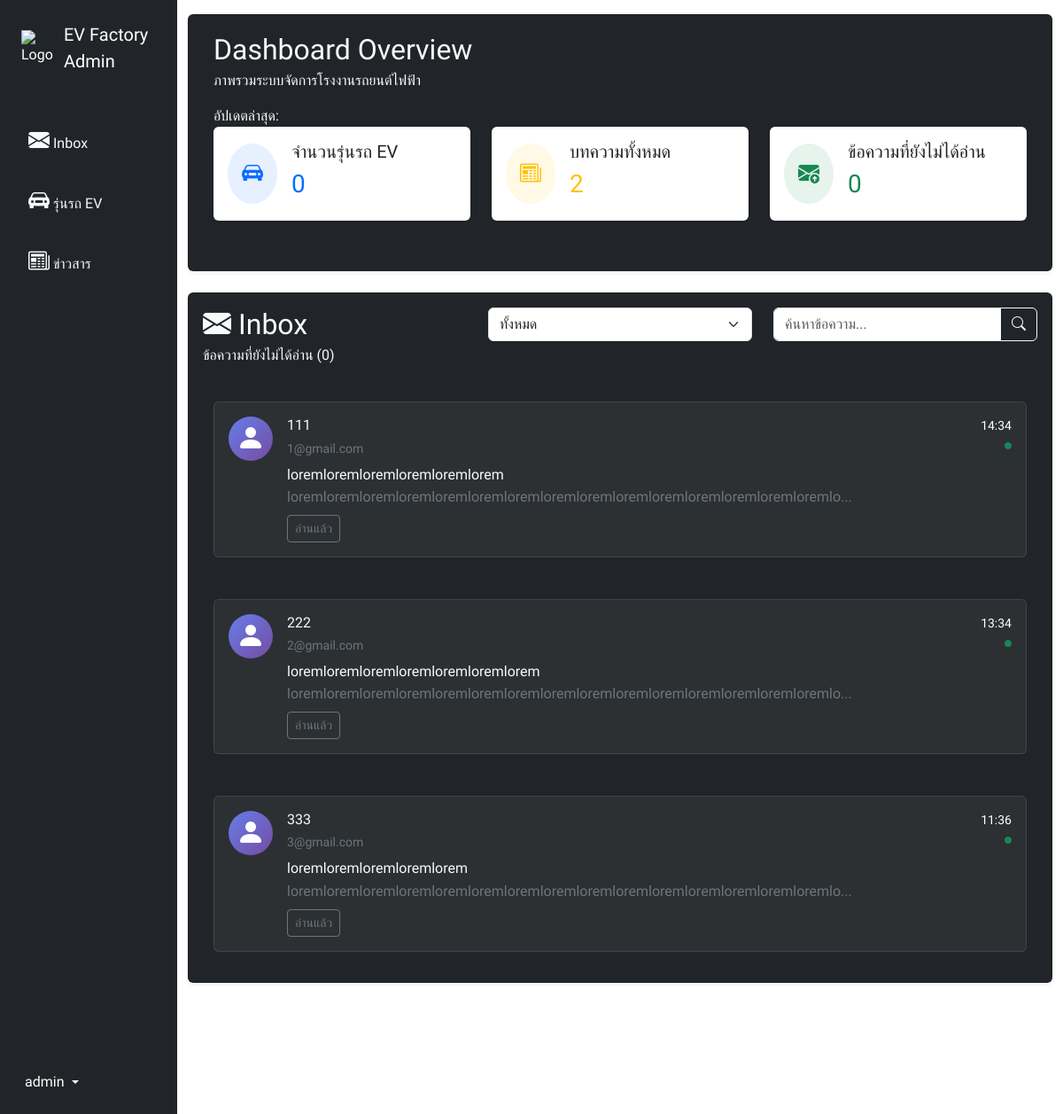
/admin/ (signed in), run on an earlier commit of the app's database.
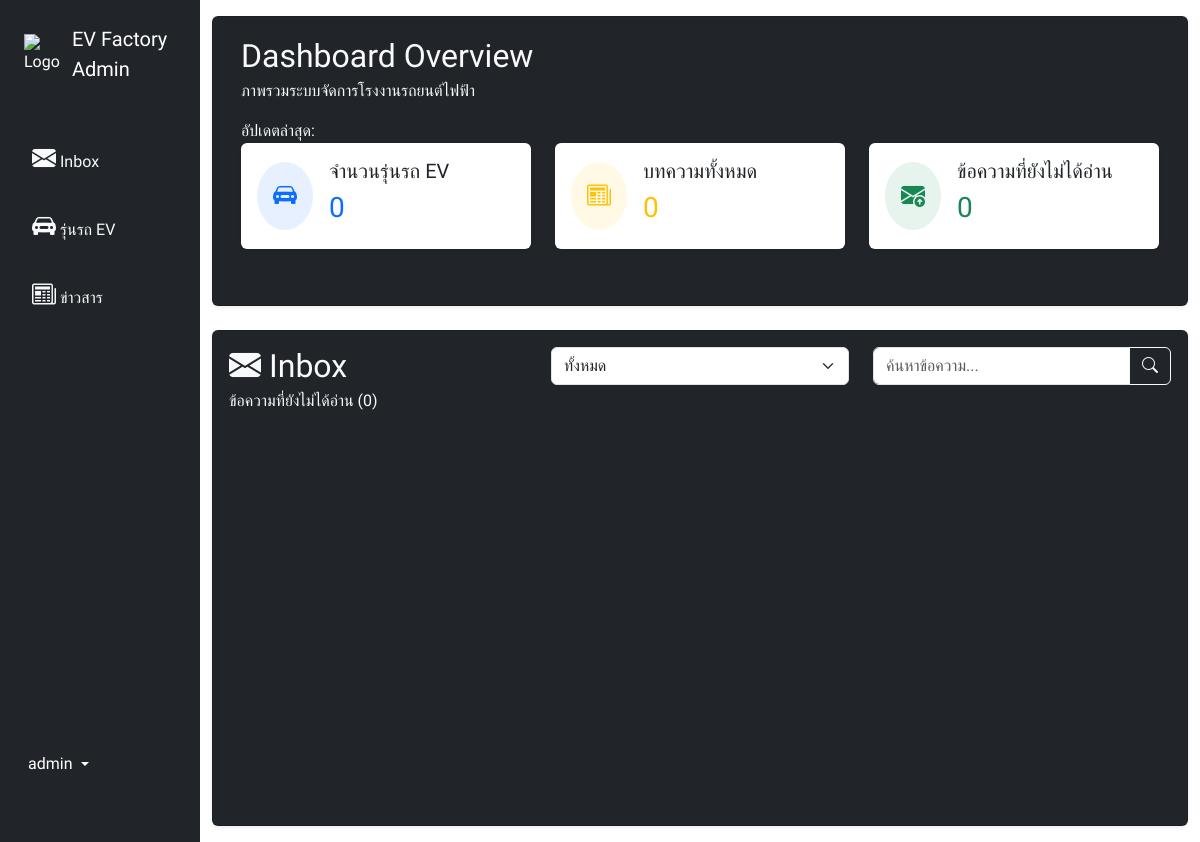
And on a later commit of the database.
### tables this page shows
CREATE TABLE `email_tb` (
  `email_id` int(11) NOT NULL,
  `email_name` varchar(255) NOT NULL,
  `email_back` varchar(255) NOT NULL,
  `email_title` text NOT NULL,
  `email_status` varchar(10) NOT NULL,
  `email_detail` text NOT NULL,
  `email_datetime` datetime NOT NULL
);

### admin/index.php (the view, shortened to what this page needs)
<?php
include('../functions/config.php');
?>
<!DOCTYPE html>
<html lang="en">
<head>
  <?php
  include('../include/header_admin.php');
  ?>
</head>
<body>
  <div class="container-fluid">
    <div class="row flex-nowrap">
      <?php
      include('../include/sidebar_admin.php');
      ?>
      <div class="container-fluid col py-3">
        <?php
        include('../include/navbar_admin.php');
        ?>
        <?php
        $sort = "";
        $sql = "SELECT * FROM email_tb WHERE 1";
        $query = $conn->query($sql);
        ?>
        <div class="card shadow-sm bg-dark mt-4 overflow-auto " style="height: 62vh;">
          <div class="card-body text-white">
            <form action="" method="post">
              <div class="row mb-4">
                <div class="col-md-4 col-12">
                  <h2 class="text-light mb-1">
                    <i class="bi-envelope-fill me-2"></i>Inbox
                  </h2>
                  <p class="text-light">ข้อความที่ยังไม่ได้อ่าน (<?= $unreadMessages ?>)</p>
                </div>
                <div class="col-md-4 col-12 ">
                  <div class="input-group">
                    <select name="sort" class="form-select" id="">
                      <option value="" <?= $sort == "" ? "selected" : "" ?>>ทั้งหมด</option>
                    </select>
                  </div>
                </div>
                <div class="col-md-4 col-12 mt-md-0 mt-2">
                  <div class="input-group">
                    <input type="text" class="form-control search-bar" name="search" placeholder="ค้นหาข้อความ..." aria-label="Search">
                    <button class="btn btn-outline-light" type="submit">
                      <i class="bi-search"></i>
                    </button>
                  </div>
                </div>
              </div>
            </form>
            <div class="container-fluid">
              <div class="row g-3">
                <?php
                if ($query->num_rows > 0) {
                  while ($row = $query->fetch_assoc()) {
                    $modalId = "messageModal" . $row['email_id'];
                ?>
                    <div class="col-12 col-md-12">
                      <div class="message-item <?= $row['email_status'] == "unread" ? "unread" : "read" ?> p-3 rounded"
                        data-bs-toggle="modal"
                        data-bs-target="#<?= $modalId ?>">
                        <div class="d-flex flex-column flex-sm-row">
                          <div class="message-avatar me-0 me-sm-3 mb-2 mb-sm-0 text-center">
                            <i class="bi-person-fill fs-2"></i>
                          </div>
                          <div class="flex-grow-1">
                            <div class="d-flex justify-content-between align-items-start mb-2 flex-wrap">
                              <div>
                                <h6 class="mb-1 text-light"><?= htmlspecialchars($row['email_name']) ?></h6>
                                <small class="text-secondary"><?= htmlspecialchars($row['email_back']) ?></small>
                              </div>
                              <div class="text-end small">
                                <div class="message-time">
                                  <?= date("H:i", strtotime($row['email_datetime'])) ?>
                                </div>
                                <i class="bi-circle-fill text-success" style="font-size: 8px;"></i>
                              </div>
                            </div>
                            <h6 class="text-light mb-1"><?= htmlspecialchars($row['email_title']) ?></h6>
                            <p class="text-secondary mb-2">
                              <?= mb_strimwidth($row['email_detail'], 0, 80, "...") ?>
                            </p>
                            <div class="d-flex gap-2 flex-wrap">
                              <?php if ($row['email_status'] == "unread"): ?>
                                <button class="btn btn-sm btn-outline-success">ยังไม่ได้อ่าน</button>
                              <?php else: ?>
                                <button class="btn btn-sm btn-outline-secondary">อ่านแล้ว</button>
                              <?php endif; ?>
                            </div>
                          </div>
                        </div>
                      </div>
                    </div>
              </div>
            </div>
          </div>
        </div>
    <?php
                  }
                }
    ?>
      </div>
    </div>
  </div>
  </div>
  </div>
  </div>
  </div>
</body>
</html>

### include/header_admin.php (shortened to what this page needs)
<link rel="stylesheet" href="../assets/custom/style_admin.css">
<link rel="stylesheet" href="../assets/bootstrap/css/bootstrap.min.css">
<link rel="stylesheet" href="../assets/bootstrap-icons/font/bootstrap-icons.css">

### include/sidebar_admin.php (shortened to what this page needs)
<div class="col-auto col-md-3 col-xl-2 px-sm-2 px-0 bg-dark d-none d-md-block sidebar">
  <div class="d-flex flex-column align-items-center align-items-sm-start px-3 pt-2 text-white min-vh-100">
    <a href="/titan_ev/admin" class="d-flex align-items-center pb-3 mb-md-0 me-md-auto text-white text-decoration-none mt-3">
      <img src="../assets/images/logo.png" alt="Logo" width="40" height="40">
      <span class="fs-5 d-none d-sm-inline ms-2">EV Factory Admin</span>
    </a>
    <ul class="nav nav-pills flex-column mb-auto align-items-center align-items-sm-start gap-3">
      <li><a href="index.php" class="nav-link text-light align-middle px-2 "><i class="fs-4  bi-envelope-fill"></i><span class="ms-1 d-none d-sm-inline">Inbox</span></a></li>
      <li><a href="car.php" class="nav-link text-light align-middle px-2"><i class="fs-4 bi-car-front-fill"></i><span class="ms-1 d-none d-sm-inline">รุ่นรถ EV</span></a></li>
      <li><a href="news.php" class="nav-link text-light align-middle px-2"><i class="fs-4 bi-newspaper"></i><span class="ms-1 d-none d-sm-inline">ข่าวสาร</span></a></li>
    </ul>
    <div class="dropdown pb-4">
      <a href="#" class="d-flex align-items-center text-white text-decoration-none dropdown-toggle" id="dropdownUser1" data-bs-toggle="dropdown" aria-expanded="false">
        <span class="d-none d-sm-inline mx-1">admin</span>
      </a>
    </div>
  </div>
</div>

### include/navbar_admin.php (shortened to what this page needs)
<?php
$sqlCars = "SELECT COUNT(*) AS totalCars FROM product_tb";
$resCars = $conn->query($sqlCars);
$totalCars = ($row = $resCars->fetch_assoc()) ? $row['totalCars'] : 0;
$sqlArticles = "SELECT COUNT(*) AS totalArticles FROM news_tb";
$resArticles = $conn->query($sqlArticles);
$totalArticles = ($row = $resArticles->fetch_assoc()) ? $row['totalArticles'] : 0;
$sqlMessages = "SELECT COUNT(*) AS unreadMessages FROM email_tb WHERE email_status = 'unread'";
$resMessages = $conn->query($sqlMessages);
$unreadMessages = ($row = $resMessages->fetch_assoc()) ? $row['unreadMessages'] : 0;
?>
<div class="card shadow-sm bg-dark">
    <div class="card-body">
        <div class="col my-1">
            <div class="container-fluid">
                <div class="row">
                    <div class=" col-md-12 col-12">
                        <h2 class="text-light mb-1">Dashboard Overview</h2>
                        <p class="text-light">ภาพรวมระบบจัดการโรงงานรถยนต์ไฟฟ้า</p>
                    </div>
                    <div class="col-auto"> <span class="text-light">อัปเดตล่าสุด: <span id="currentTime"></span></span> </div>
                </div>
                <div class="row mb-4">
                    <div class="col-md-4 mb-3">
                        <div class="card stat-card border-0 shadow-sm h-100">
                            <div class="card-body">
                                <div class="d-flex align-items-center">
                                    <div class="rounded-circle bg-primary bg-opacity-10 p-3 me-3"> <i class="bi-car-front-fill text-primary fs-4"></i> </div>
                                    <div>
                                        <h5 class="card-title mb-1">จำนวนรุ่นรถ EV</h5>
                                        <h3 class="text-primary mb-2 mt-2"><?= $totalCars ?></h3>
                                    </div>
                                </div>
                            </div>
                        </div>
                    </div>
                    <div class="col-md-4 mb-3">
                        <div class="card stat-card border-0 shadow-sm h-100">
                            <div class="card-body">
                                <div class="d-flex align-items-center">
                                    <div class="rounded-circle bg-warning bg-opacity-10 p-3 me-3"> <i class="bi-newspaper text-warning fs-4"></i> </div>
                                    <div>
                                        <h5 class="card-title mb-1">บทความทั้งหมด</h5>
                                        <h3 class="text-warning mb-2 mt-2"><?= $totalArticles ?></h3>
                                    </div>
                                </div>
                            </div>
                        </div>
                    </div>
                    <div class="col-md-4 mb-3">
                        <div class="card stat-card border-0 shadow-sm h-100">
                            <div class="card-body">
                                <div class="d-flex align-items-center">
                                    <div class="rounded-circle bg-success bg-opacity-10 p-3 me-3"> <i class="bi-envelope-arrow-up-fill text-success fs-4"></i> </div>
                                    <div>
                                        <h5 class="card-title mb-1">ข้อความที่ยังไม่ได้อ่าน</h5>
                                        <h3 class="text-success mb-2 mt-2"><?= $unreadMessages ?></h3>
                                    </div>
                                </div>
                            </div>
                        </div>
                    </div>
                </div>
            </div>
        </div>
    </div>
</div>

### assets/custom/style_admin.css (style rules this page uses)
* { margin: 0; padding: 0; box-sizing: border-box; font-family: "Kanit", sans-serif; font-weight: 400; font-style: normal; }
body { background-image: url('../images/background.png'); background-size: cover; background-position: center; background-repeat: no-repeat; position: relative; color: white; }
.message-avatar { width: 50px; height: 50px; background: linear-gradient(135deg, #667eea, #764ba2); border-radius: 50%; display: flex; align-items: center; justify-content: center; color: white; font-weight: bold; }
.message-item { background: rgba(255, 255, 255, 0.05); border: 1px solid rgba(255, 255, 255, 0.1); border-radius: 12px; transition: all 0.3s ease; margin-bottom: 15px; padding: 20px; }

What changed in the data, as far as the page shows it:
removed email_tb: email_name "111", email_back "1@gmail.com", email_datetime "14:34", email_title "loremloremloremloremloremlorem", email_detail "loremloremloremloremloremloremloremloremloremloremloremloremloremloremloremlo...", email_status "อ่านแล้ว"
removed email_tb: email_name "222", email_back "2@gmail.com", email_datetime "13:34", email_title "loremloremloremloremloremloremlorem", email_detail "loremloremloremloremloremloremloremloremloremloremloremloremloremloremloremlo...", email_status "อ่านแล้ว"
removed email_tb: email_name "333", email_back "3@gmail.com", email_datetime "11:36", email_title "loremloremloremloremlorem", email_detail "loremloremloremloremloremloremloremloremloremloremloremloremloremloremloremlo...", email_status "อ่านแล้ว"
Also different on the page:
$totalArticles: "2" → "0"
